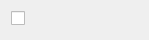
<?xml version="1.0" encoding="UTF-8"?>
<ui version="4.0">
 <class>GuiSelectOrder</class>
 <widget class="QWidget" name="GuiSelectOrder">
  <property name="geometry">
   <rect>
    <x>0</x>
    <y>0</y>
    <width>149</width>
    <height>40</height>
   </rect>
  </property>
  <property name="windowTitle">
   <string>Form</string>
  </property>
  <layout class="QFormLayout" name="formLayout">
   <item row="0" column="0">
    <widget class="QCheckBox" name="checkBox">
     <property name="text">
      <string/>
     </property>
     <property name="checked">
      <bool>false</bool>
     </property>
    </widget>
   </item>
   <item row="0" column="1">
    <widget class="QLabel" name="stockCode">
     <property name="text">
      <string/>
     </property>
    </widget>
   </item>
  </layout>
 </widget>
 <resources/>
 <connections/>
</ui>
